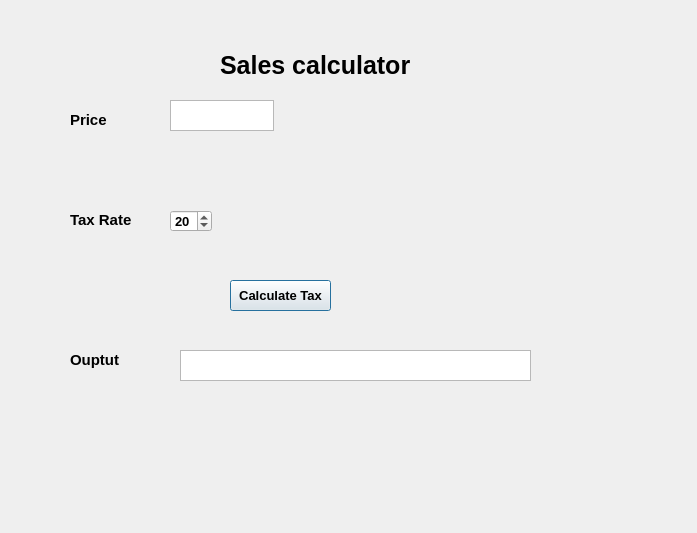
<?xml version="1.0" encoding="UTF-8"?>
<ui version="4.0">
 <class>Dialog</class>
 <widget class="QDialog" name="Dialog">
  <property name="geometry">
   <rect>
    <x>0</x>
    <y>0</y>
    <width>697</width>
    <height>533</height>
   </rect>
  </property>
  <property name="font">
   <font>
    <weight>75</weight>
    <bold>true</bold>
   </font>
  </property>
  <property name="windowTitle">
   <string>Dialog</string>
  </property>
  <widget class="QLabel" name="label">
   <property name="geometry">
    <rect>
     <x>220</x>
     <y>30</y>
     <width>191</width>
     <height>71</height>
    </rect>
   </property>
   <property name="font">
    <font>
     <family>MS UI Gothic</family>
     <pointsize>19</pointsize>
     <weight>75</weight>
     <bold>true</bold>
    </font>
   </property>
   <property name="text">
    <string>Sales calculator</string>
   </property>
  </widget>
  <widget class="QLabel" name="label_2">
   <property name="geometry">
    <rect>
     <x>70</x>
     <y>110</y>
     <width>71</width>
     <height>20</height>
    </rect>
   </property>
   <property name="font">
    <font>
     <pointsize>11</pointsize>
     <weight>75</weight>
     <bold>true</bold>
    </font>
   </property>
   <property name="text">
    <string>Price</string>
   </property>
  </widget>
  <widget class="QLabel" name="label_3">
   <property name="geometry">
    <rect>
     <x>70</x>
     <y>210</y>
     <width>71</width>
     <height>20</height>
    </rect>
   </property>
   <property name="font">
    <font>
     <pointsize>11</pointsize>
     <weight>75</weight>
     <bold>true</bold>
    </font>
   </property>
   <property name="text">
    <string>Tax Rate</string>
   </property>
  </widget>
  <widget class="QTextEdit" name="price_input">
   <property name="geometry">
    <rect>
     <x>170</x>
     <y>100</y>
     <width>104</width>
     <height>31</height>
    </rect>
   </property>
   <property name="font">
    <font>
     <pointsize>11</pointsize>
    </font>
   </property>
  </widget>
  <widget class="QSpinBox" name="tax_rate_input">
   <property name="geometry">
    <rect>
     <x>170</x>
     <y>210</y>
     <width>42</width>
     <height>22</height>
    </rect>
   </property>
   <property name="font">
    <font>
     <pointsize>10</pointsize>
    </font>
   </property>
   <property name="minimum">
    <number>0</number>
   </property>
   <property name="value">
    <number>20</number>
   </property>
  </widget>
  <widget class="QPushButton" name="calculate_tax_button">
   <property name="geometry">
    <rect>
     <x>230</x>
     <y>280</y>
     <width>101</width>
     <height>31</height>
    </rect>
   </property>
   <property name="font">
    <font>
     <pointsize>10</pointsize>
    </font>
   </property>
   <property name="text">
    <string>Calculate Tax</string>
   </property>
  </widget>
  <widget class="QTextEdit" name="output_text">
   <property name="geometry">
    <rect>
     <x>180</x>
     <y>350</y>
     <width>351</width>
     <height>31</height>
    </rect>
   </property>
  </widget>
  <widget class="QLabel" name="label_4">
   <property name="geometry">
    <rect>
     <x>70</x>
     <y>350</y>
     <width>71</width>
     <height>20</height>
    </rect>
   </property>
   <property name="font">
    <font>
     <pointsize>11</pointsize>
     <weight>75</weight>
     <bold>true</bold>
    </font>
   </property>
   <property name="text">
    <string>Ouptut</string>
   </property>
  </widget>
 </widget>
 <resources/>
 <connections/>
</ui>
